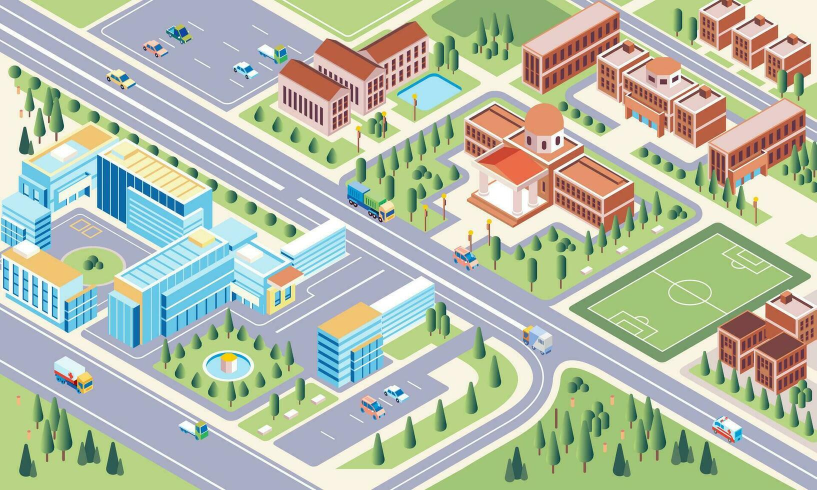
#> input picture campus.jpg, 1633 x 980 px (shown at 1/2 size)
$ python tile_image.py campus.jpg out
#> lines starting #> are read from the running program, lines starting #| are printed output that depends on the picture
# tile_image.py
from PIL import Image
import math, os, sys, json

# Usage: python tile_image.py <image.png> <out_dir>
src = sys.argv[1]
out_dir = sys.argv[2]

img = Image.open(src).convert("RGB")
#> img is the input picture: PIL image 1633x980 RGB; mean R, G, B 180.4, 189.3, 169.8
W, H = img.size
#> W = 1633; H = 980
T = 256

# Compute max zoom so that at maxZoom the image fits in tiles of 256px
max_zoom = int(math.ceil(math.log2(max(W, H) / T))) if max(W, H) > T else 0
#> max_zoom = 3

os.makedirs(out_dir, exist_ok=True)

def tile_at_level(level_img, z):
    w, h = level_img.size
    xtiles = math.ceil(w / T)
    ytiles = math.ceil(h / T)
    z_dir = os.path.join(out_dir, str(z))
    os.makedirs(z_dir, exist_ok=True)
    for x in range(xtiles):
        for y in range(ytiles):
            box = (x*T, y*T, min((x+1)*T, w), min((y+1)*T, h))
            tile = level_img.crop(box)
            tile_path = os.path.join(z_dir, f"{x}/{y}.png")
            os.makedirs(os.path.dirname(tile_path), exist_ok=True)
            tile.save(tile_path, format="PNG", compress_level=1)

# Build pyramid: z=0 smallest, z=max_zoom full size
for z in range(0, max_zoom+1):
    scale = 2**(max_zoom - z)
    level = img.resize((max(1, W//scale), max(1, H//scale)), Image.LANCZOS)
    tile_at_level(level, z)
#> this loop made 4 passes
#> pass 1, `level = img.resize((max(1, W//scale), max(1, H//scale)), Image.LANCZOS)`:
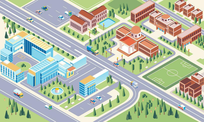
#> level: PIL image 204x122 RGB; mean R, G, B 180.4, 189.3, 169.8
#> pass 2, `level = img.resize((max(1, W//scale), max(1, H//scale)), Image.LANCZOS)`:
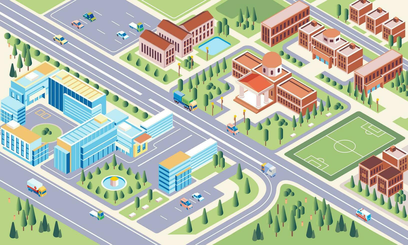
#> level: PIL image 408x245 RGB; mean R, G, B 180.4, 189.3, 169.8
#> pass 2, in tile_at_level (call 2), `tile.save(tile_path, format="PNG", compress_level=1)`:
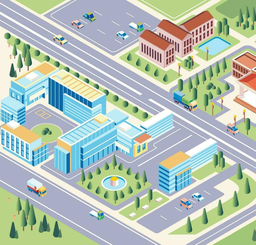
#> saved as 0.png: PIL image 256x245 RGB; mean R, G, B 179, 194.1, 182
#> pass 2, in tile_at_level (call 2), `tile.save(tile_path, format="PNG", compress_level=1)`:
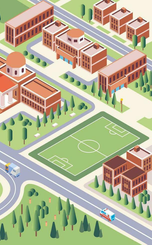
#> saved as 0.png: PIL image 152x245 RGB; mean R, G, B 182.8, 181.1, 149.4

with open(os.path.join(out_dir, "meta.json"), "w") as f:
    json.dump({"width": W, "height": H, "tileSize": T, "maxZoom": max_zoom}, f)

print(f"Done. width={W}, height={H}, maxZoom={max_zoom}, tiles in {out_dir}/<z>/<x>/<y>.png")
#| Done. width=1633, height=980, maxZoom=3, tiles in out/<z>/<x>/<y>.png
